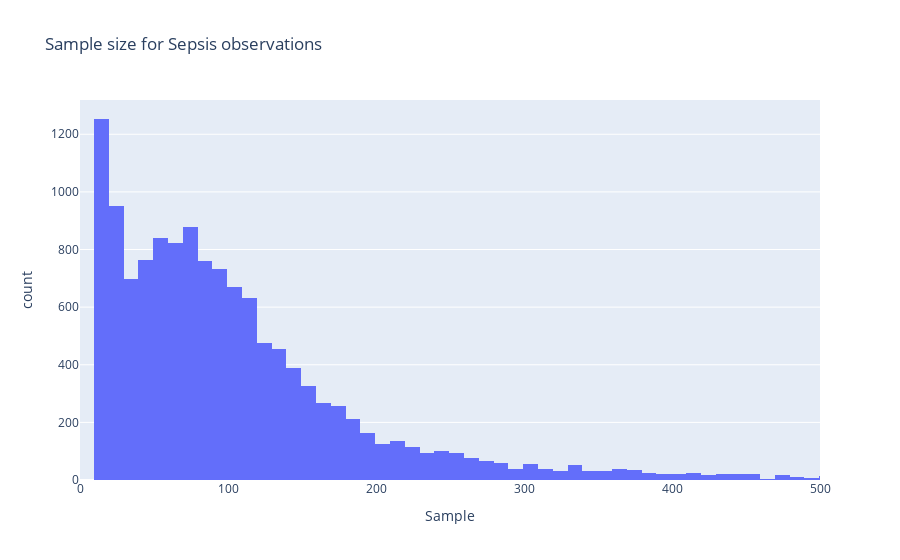

Notebook cell for this chart:
### Markdown cell above
#### Effect of sample size

### Code cell
#plt1 = care_clean['Sample'].hist(bins=30, range=[0,350])
fig = px.histogram(care_clean, x="Sample", title="Sample size for Sepsis observations")
fig.update_xaxes(range=[0,500])
fig.show()

### Figure 1 — Plotly figure (JSON) as saved in the notebook; plotly's stock layout.template omitted (floating-point values rounded to 4 significant figures; data arrays with more than 128 entries replaced by an {"elided": "..."} marker saying what was removed)
{"data": [{"alignmentgroup": "True", "bingroup": "x", "hovertemplate": "Sample=%{x}<br>count=%{y}<extra></extra>", "legendgroup": "", "marker": {"color": "#636efa"}, "name": "", "offsetgroup": "", "orientation": "v", "showlegend": false, "type": "histogram", "x": {"elided": "13268 int values"}, "xaxis": "x", "yaxis": "y"}], "layout": {"barmode": "relative", "legend": {"tracegroupgap": 0}, "title": {"text": "Sample size for Sepsis observations"}, "xaxis": {"anchor": "y", "domain": [0, 1], "range": [0, 500], "title": {"text": "Sample"}}, "yaxis": {"anchor": "x", "domain": [0, 1], "title": {"text": "count"}}}}
